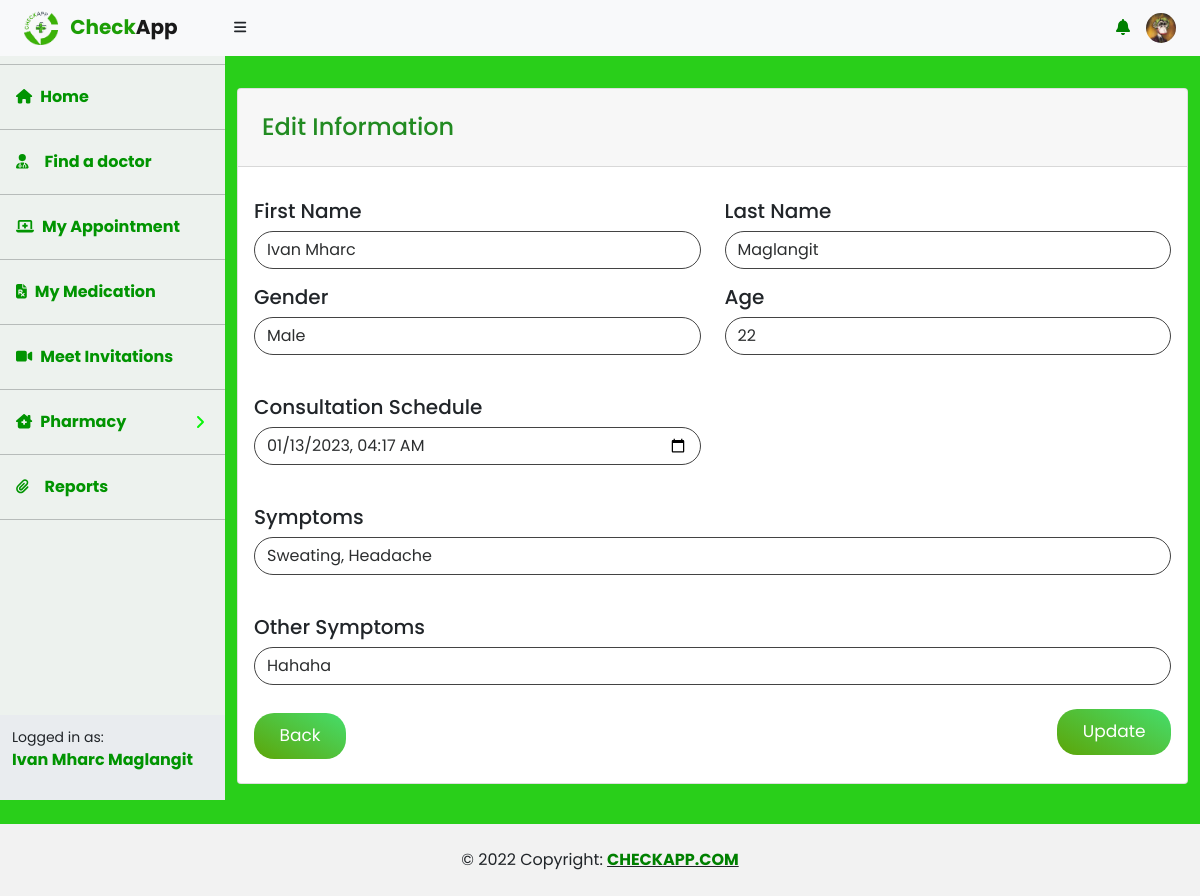
The app's page /Patient-Consultation-Edit.php?id=159 (signed in) with its own data.
### tables this page shows
CREATE TABLE `patient_record` (
  `Patient_ID` int(11) NOT NULL,
  `FirstName` varchar(250) NOT NULL,
  `MiddleName` varchar(250) NOT NULL,
  `LastName` varchar(250) NOT NULL,
  `Birthdate` varchar(50) NOT NULL,
  `Age` varchar(50) NOT NULL,
  `Gender` varchar(15) NOT NULL,
  `Contact_No` varchar(11) NOT NULL,
  `Civil_Status` varchar(50) NOT NULL,
  `Province` varchar(100) NOT NULL,
  `City` varchar(100) NOT NULL,
  `Email` varchar(100) NOT NULL,
  `Password` varchar(100) NOT NULL,
  `Photo` varchar(50) NOT NULL
);

CREATE TABLE `consultation_record` (
  `Consultation_ID` int(11) NOT NULL,
  `Patient_ID` int(11) NOT NULL,
  `Doctor_ID` int(11) NOT NULL,
  `Doctor_Name` varchar(150) NOT NULL,
  `Patient_Photo` varchar(50) NOT NULL,
  `FirstName` varchar(100) DEFAULT NULL,
  `LastName` varchar(100) DEFAULT NULL,
  `Gender` varchar(25) DEFAULT NULL,
  `Age` varchar(50) NOT NULL,
  `Symptom` varchar(1000) DEFAULT NULL,
  `Other_Symptom` varchar(500) NOT NULL,
  `AppointmentDate` datetime DEFAULT NULL,
  `Consultation_Status` int(11) NOT NULL
);

### Patient-Consultation-Edit.php (the view, shortened to what this page needs)
<?php
$id = $_GET['id'];
?>
<!DOCTYPE html>
<html lang="en">
    <head>
        <link href="https://cdn.jsdelivr.net/npm/simple-datatables@latest/dist/style.css" rel="stylesheet" />
        <link href="css/styles.css" rel="stylesheet" />
    </head>
    <body class="sb-nav-fixed" style="font-family: 'Poppins', sans-serif;">
    <?php
        include("config.php");
            ?>
        <?php include('includes/Patient-nav2.php');?>
        <?php include('includes/Patient-Sidenav.php');?>
            <div id="layoutSidenav_content">
                <main class="main">
                    <div class="container-fluid">
                        <div class="row mt-3 mb-5">
                            <div class="col">
                                <div class="card mt-3 mb-5">
                                    <div class="card-header"><h4 class="mt-2 px-2 py-2 ">Edit Information</h4></div>
                                            <div class="card-body">
                                                <form  action="" method="POST">
                                                <?php
                                                $query = "SELECT * FROM consultation_record WHERE Consultation_ID = '$id'";
                                                $result = mysqli_query($connect, $query);
                                                while($row = mysqli_fetch_array($result)):?>
                                                    <div class="row mt-3">
                                                        <div class="col">
                                                            <div class="form-group">
                                                                <label for="exampleFormControlInput1"><h5>First Name</h5></label>
                                                                <input type="text" class="form-control"  value="<?php echo $row['FirstName']; ?>" id="exampleFormControlInput1" placeholder="Enter First Name" name="FirstName" required="true">
                                                            </div>
                                                        </div>
                                                        <div class="col">
                                                            <div class="form-group">
                                                                <label for="exampleFormControlInput1"><h5>Last Name</h5></label>
                                                                <input type="text" class="form-control" value="<?php echo $row['LastName']; ?>" id="exampleFormControlInput1" placeholder="Enter Last Name" name="LastName" required="true">
                                                            </div>
                                                        </div>
                                                    </div>
                                                    <div class="row mt-3">
                                                        <div class="col">
                                                            <div class="form-group ">
                                                                <label for="exampleFormControlInput1"><h5>Gender</h5></label>
                                                                <select name="Gender" class="form-control" required="true">
                                                                    <option value="<?php echo $row['Gender']; ?>" selected><?php echo $row['Gender']; ?></option>
                                                                </select>
                                                            </div>
                                                        </div>
                                                        <div class="col">
                                                            <div class="form-group">
                                                                    <label for="exampleFormControlInput1"><h5>Age</h5></label>
                                                                    <input type="text" class="form-control" value="<?php echo $row['Age']; ?>"  name="Age">
                                                            </div>
                                                        </div>
                                                    </div>
                                                    <div class="row mt-3">
                                                        <div class="col-lg-6">
                                                            <div class="form-group mt-4">
                                                            <label for="exampleFormControlInput1"><h5>Consultation Schedule</h5></label>
                                                            <input type="datetime-local" class="form-control" id="exampleFormControlInput1" value="<?php echo $row['AppointmentDate']; ?>" placeholder="" name="AppointmentDate" required="true">
                                                            </div>
                                                        </div>
                                                    </div>
                                                    <div class="row mt-3">
                                                        <div class="col">
                                                            <div class="form-group mt-4">
                                                            <label for="exampleFormControlTextarea1"><h5>Symptoms</h5></label>
                                                            <input type="text"class="form-control" id="exampleFormControlTextarea1"  value="<?php echo $row['Symptom']; ?>" name="Symptom" required="true">
                                                            </div>
                                                        </div>
                                                    </div>
                                                    <div class="row mt-3">
                                                        <div class="col">
                                                            <div class="form-group mt-4">
                                                            <label for="exampleFormControlTextarea1"><h5>Other Symptoms</h5></label>
                                                            <input type="text" class="form-control" id="exampleFormControlTextarea1"  value="<?php echo $row['Other_Symptom']; ?>" name="Other_Symptom" required="true">
                                                            </div>
                                                        </div>
                                                    </div>
                                                    <div class="form-group mt-4">
                                                        <div class="row">
                                                            <div class="col">
                                                                 <a href="Patient-Consultations.php"><button type="button" class="btn1 mt-1 mb-2">Back</button></a>
                                                                <button class="btn1"  style="float:right;" type="submit" name="submit">Update</button>
                                                            </div>
                                                        </div>
                                                    </div>
                                                <?php endwhile; ?>
                                                </form>
                                            </div>
                                        </div>
                                    </div>
                                </div>
                            </div>
                        </div>
                    </div>
                <?php include('includes/App-footer.php');?>
    </body>
</html>

### includes/Patient-nav2.php (shortened to what this page needs)
<nav class="sb-topnav navbar navbar-expand navbar-light bg-light">
            <a class="navbar-brand ps-3 fw-bold" href="#">
                <img class="round-circle" width="50px" height="50px" src="img/logo.png" alt="">
                <span style="color:#1c9e05;">Check</span>App
            </a>
            <button class="btn btn-link btn-sm order-1 order-lg-0 me-4 me-lg-0" id="sidebarToggle" href="#!"><i class="fas fa-bars"></i></button>
            <ul class="navbar-nav  ms-auto me-0" >
                <li class="nav-item dropdown">
                    <a class="nav-link " href="#" role="button" data-bs-toggle="dropdown" aria-expanded="false">
                        <i class="fas fa-bell" style="color:green;"></i>
                    </a>
                </li>
            </ul>
            <ul class="navbar-nav  ms-auto ms-md-0 me-3 me-0">
                <li class="nav-item dropdown">
                    <a class="nav-link " id="navbarDropdown" href="#" role="button" data-bs-toggle="dropdown" aria-expanded="false">
                    <?php
                        $Patient_ID = $_SESSION['Patient_ID'];
                        $query = "SELECT * FROM patient_record WHERE Patient_ID = '$Patient_ID'";
                        $result = mysqli_query($connect, $query);
                        while($row = mysqli_fetch_array($result)):?>
                            <img src="Patient_uploads/<?php echo $row['Photo']; ?> " alt="" class="rounded-circle " width="30" height="30">
                    <?php endwhile; ?>
                    </a>
                </li>
            </ul>
        </nav>

### includes/Patient-Sidenav.php (shortened to what this page needs)
<div id="layoutSidenav">
            <div id="layoutSidenav_nav">
                <nav class="sb-sidenav accordion sb-sidenav-light" id="sidenavAccordion">
                    <div class="sb-sidenav-menu">
                        <div class="nav">
                            <hr class="dropdown-divider bg-dark" />
                            <a id="nav-hover" class="nav-link fw-bold" href="Patient-dashboard.php">
                                <div class="sb-nav-link-icon"><i class="fas fa-home"></i></div>
                                Home
                            </a>
                            <hr class="dropdown-divider bg-dark" />
                            <a id="nav-hover" href="Patient-findadoctor.php" class="nav-link fw-bold"><div class="sb-nav-link-icon"><i
                                    class="fa fa-user-md me-2"></i></div>Find a doctor</a>
                            <hr class="dropdown-divider bg-dark" />
                            <a id="nav-hover" href="Patient-Consultations.php" class="nav-link fw-bold"><div class="sb-nav-link-icon"><i
                                    class="fa-solid fa-laptop-medical"></i></div> My Appointment</a>
                            <hr class="dropdown-divider bg-dark" />
                            <a id="nav-hover" href="Patient-Medication-table.php" class="nav-link fw-bold"><div class="sb-nav-link-icon"><i
                                    class="fa-solid fa-file-prescription"></i></div>My Medication</a>
                            <hr class="dropdown-divider bg-dark" />
                            <a id="nav-hover" href="Patient-MyInvitation.php" class="nav-link fw-bold"><div class="sb-nav-link-icon"><i
                                    class="fa-solid fa-video"></i></div>Meet Invitations</a>
                            <hr class="dropdown-divider bg-dark" />
                            <a class="nav-link collapsed fw-bold" id="nav-hover" href="#" data-bs-toggle="collapse" data-bs-target="#collapsePages" aria-expanded="false" aria-controls="collapsePages">
                                <div class="sb-nav-link-icon"><i class="fa-solid fa-clinic-medical"></i></div>
                                Pharmacy
                                <div class="sb-sidenav-collapse-arrow"><i class="fas fa-angle-down"></i></div>
                            </a>
                            <hr class="dropdown-divider bg-dark" />
                            <a id="nav-hover" href="#" class="nav-link fw-bold"><div class="sb-nav-link-icon"><i
                                    class="fa fa-paperclip me-2"></i></div>Reports</a>
                            <hr class="dropdown-divider bg-dark" />
                        </div>
                    </div>
                    <div class="sb-sidenav-footer">
                        <div class="small">Logged in as:</div>
                        <?php
                            $query = "SELECT * FROM patient_record WHERE Patient_ID = '$Patient_ID'";
                            $result = mysqli_query($connect, $query);
                            while($row = mysqli_fetch_array($result)):?>
                            <p style="color: #019401;" class="fw-bold"><?php echo $row['FirstName']; ?> <?php echo $row['LastName']; ?></p>
                        <?php endwhile; ?>
                    </div>
                </nav>
            </div>

### records on screen
patient_record: Photo (picture), FirstName "Ivan Mharc", LastName "Maglangit"
consultation_record: FirstName "Ivan Mharc", LastName "Maglangit", Gender "Male", Age "22", AppointmentDate "01/13/2023 04:17", Symptom "Sweating, Headache", Other_Symptom "Hahaha"
